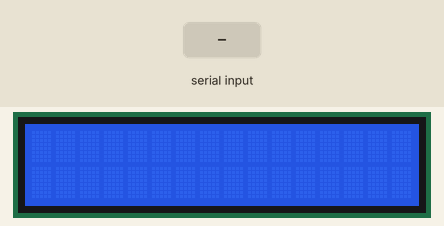
Recording of a sketch running on a simulated Arduino Uno, built with avr-gcc and run on an emulated ATmega328P. Parts: 16×2 character LCD. The test bench sets the inputs (shaded band).

Above: at 1.2 s.
1.3 s: "1" received over Serial
At 2.6 s:
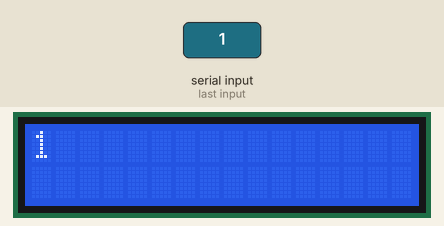
3.3 s: "0" received over Serial
At 4.5 s:
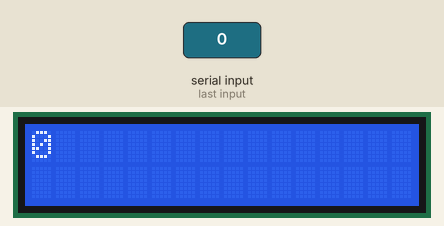
5.1 s: "2" received over Serial
At 6.3 s:
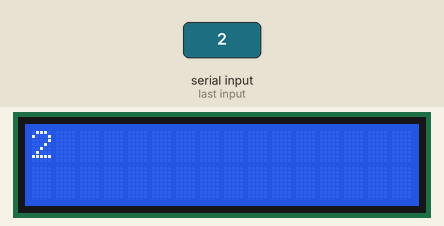
Timing chart, 0 to 8.1 s (numbered marks = the images above; inputs shaded):
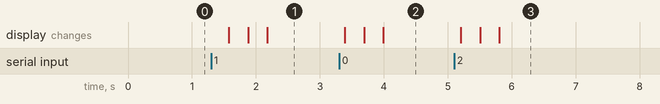

The sketch:

iArduino_LCD_Code.ino
```cpp
//////////////////////////////////////////////////////////////////////////////////////////////////////

/////////    ////////   /////////    ////////     //      //  //////////   ////     //     ///////
   //       //     //   //      //   //      //   //      //      //       // //    //    //     \\
   //       /////////   ////////     //      //   //      //      //       //   //  //   //       \\
   //       //     //   //      //   //      //   //      //      //       //    // //   \\       //
/////////   //     //   //      //   ////////      ///////    //////////   //     ////     ///////

//////////////////////////////////////////////////////////////////////////////////////////////////////

/* Code by Dhiraj Jadhao

for more details on how to setup arduino board to control it wirelessly with iArduino App
and how to get started visit Official Website:

http://i-arduino.blogspot.com

This code is for use with iArduino App and is based on RN171XVW WiFly Module.

all rights reserved please contact on following mail id for details:

dhirajjadhao@gmail.com

*/


#include <LiquidCrystal.h>
#include <SPI.h>             // for Arduino later than ver 0018


char str[100];


LiquidCrystal lcd(7, 6, 5, 4, 3, 2);


void setup()

{

  Serial.begin(9600);    //Start Serial Communications with PC

   // set up the LCD's number of columns and rows:
  lcd.begin(16, 2);


}

void loop()
{
  int packetSize = Serial.available();

  if(Serial.available() == packetSize)
  {

   for (byte i=0; i< packetSize; i++)
  {
    str[i] = Serial.read();
  }

    lcd.clear();
  }


  lcd.setCursor(1,0);
  lcd.write(str);

  lcd.scrollDisplayLeft();
  delay(300);

  for (int pos=0; pos < packetSize ; pos++)
  {
  lcd.scrollDisplayLeft();
  delay(300);
  }
Serial.flush();

}
```

Measured:
- after the input at 1.3 s, the display: changes after 0.28 s (image 1)
- after the input at 3.3 s, the display: changes after 0.09 s (image 2)
- after the input at 5.1 s, the display: changes after 0.10 s (image 3)
